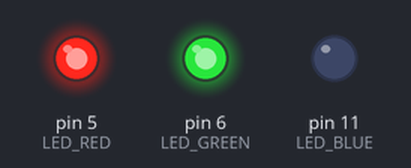
Recording of a sketch running on a simulated Arduino Uno, built with avr-gcc and run on an emulated ATmega328P. Shown: output pins drawn as LEDs (lit = HIGH).

Above: at 0.5 s.
At 1.5 s:
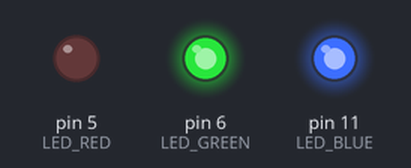
At 5.5 s:
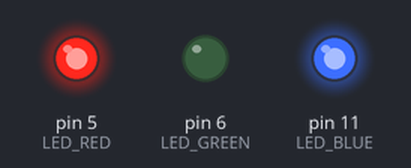
Timing chart, 0 to 6.9 s (numbered marks = the images above):
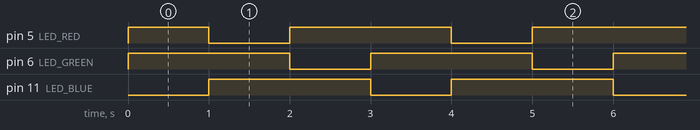

Measured:
- by itself, pin 5 (LED_RED): repeats every 3.0 s: LOW 1.0 s, HIGH 2.0 s
- by itself, pin 6 (LED_GREEN), pin 11 (LED_BLUE): alternates HIGH for 2.0 s and LOW for 1.0 s
- by itself, everything shown: repeats every 3.0 s, in 3 steps

The sketch:

2_2_2.ino
```cpp
#define LED_RED 5
#define LED_GREEN 6
#define LED_BLUE  11

void setup() {
}

void loop() {
  analogWrite(LED_RED,255);
  analogWrite(LED_GREEN,255);
  analogWrite(LED_BLUE,0);
  delay(1000);
  analogWrite(LED_RED,0);
  analogWrite(LED_GREEN,255);
  analogWrite(LED_BLUE,255);
  delay(1000);
  analogWrite(LED_RED,255);
  analogWrite(LED_GREEN,0);
  analogWrite(LED_BLUE,255);
  delay(1000);
}
//2_2_2.ino
```
